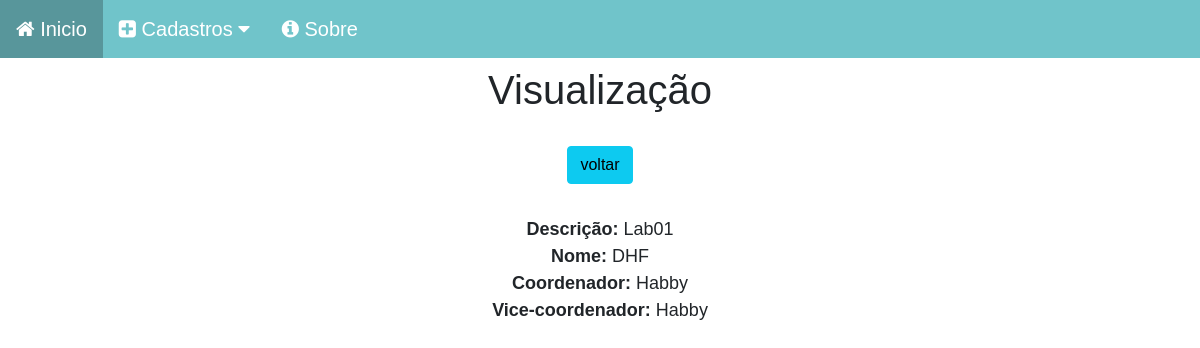
Screenshot of /laboratorio/view/1 with the database file from the repository.
### laboratorio_app/models.py (models this page shows, shortened)
class Lab(models.Model):
    descricao = models.CharField(max_length=60)
    nome = models.CharField(max_length=60)
    coordenador = models.ForeignKey(Membro,on_delete=models.SET_NULL, related_name='coordenador', null=True, blank=True)
    vice_coordenador = models.ForeignKey(Membro, on_delete=models.SET_NULL, related_name='vice_coordenador', null=True, blank=True)

### membros_app/models.py (models this page shows)
class Membro(models.Model):
    nome = models.CharField(max_length=60)
    email = models.CharField(max_length=30)
    telefone = models.CharField(max_length=20)
    laboratorio = models.ForeignKey(to='laboratorio_app.Lab', on_delete=models.CASCADE,null=True, blank=True)
    membro_perfil = models.ForeignKey(Perfil, on_delete=models.CASCADE, null=True, blank=True)
    def __str__(self):
        return self.nome

### laboratorio_app/views.py (the view)
# urls.py: path('view/<int:pk>', views.view, name='eventView'),
def view(request,pk):
    data = {}
    data['db'] = Lab.objects.get(pk=pk)
    return render(request, 'view.html', data)

### laboratorio_app/templates/view.html (shortened to what this page needs)
{% load static %}
<!DOCTYPE html>
<html lang="pt-br">
<head>
    <link href="https://cdn.jsdelivr.net/npm/bootstrap@5.0.2/dist/css/bootstrap.min.css" rel="stylesheet">
    <link rel="stylesheet" href="{% static 'css/estilo.css' %}">
    <link rel="stylesheet" href="https://cdnjs.cloudflare.com/ajax/libs/font-awesome/4.7.0/css/font-awesome.min.css">
</head>
<body>
    <div class="navbar-css">
        <a href="/">
          <i class="fa fa-home" aria-hidden="true"></i>
          Inicio
        </a>
        <div class="dropdown-css">
          <button class="dropbtn-css">
            <i class="fa fa-plus-square" aria-hidden="true"></i>
            Cadastros
            <i class="fa fa-caret-down"></i>
          </button>
        </div>
        <a href="#">
          <i class="fa fa-info-circle" aria-hidden="true"></i>
          Sobre
        </a>
    </div>
    <div class='col-8 m-auto pt-2 pb-2 text-center'>
        {% block view %}
        <h1>Visualização</h1>
        {% endblock view %}
    </div>
    <div class='col-8 m-auto pt-3 pb-2 text-center'>
        <a href="/laboratorio/" class="btn btn-info">voltar</a>
    </div>
    <div class='col-8 m-auto pt-4 pb-2 text-center'>
        {% block dados %}
        <strong>Descrição: </strong>{{db.descricao}}<br>
        <strong>Nome: </strong>{{db.nome}}<br>
        <strong>Coordenador: </strong>{{db.coordenador}}<br>
        <strong>Vice-coordenador: </strong>{{db.vice_coordenador}}<br>
        {% endblock dados %}
    </div>
</body>
</html>

### static/css/estilo.css (style rules this page uses)
* { margin: 0; padding: 0; box-sizing: border-box; }
body { font-family: Arial, Helvetica, sans-serif; font-size: 18px; }
.navbar-css { overflow: hidden; background-color: #70C4CA; }
.navbar-css a { float: left; font-size: 20px; color: white; text-align: center; padding: 14px 16px; text-decoration: none; }
.dropdown-css { float: left; overflow: hidden; }
.dropdown-css .dropbtn-css { font-size: 20px; border: none; outline: none; color: white; padding: 14px 16px; background-color: inherit; font-family: inherit; margin: 0; }

### rows the page displays
Lab: descricao "Lab01", nome "DHF", coordenador "Habby", vice_coordenador "Habby"
